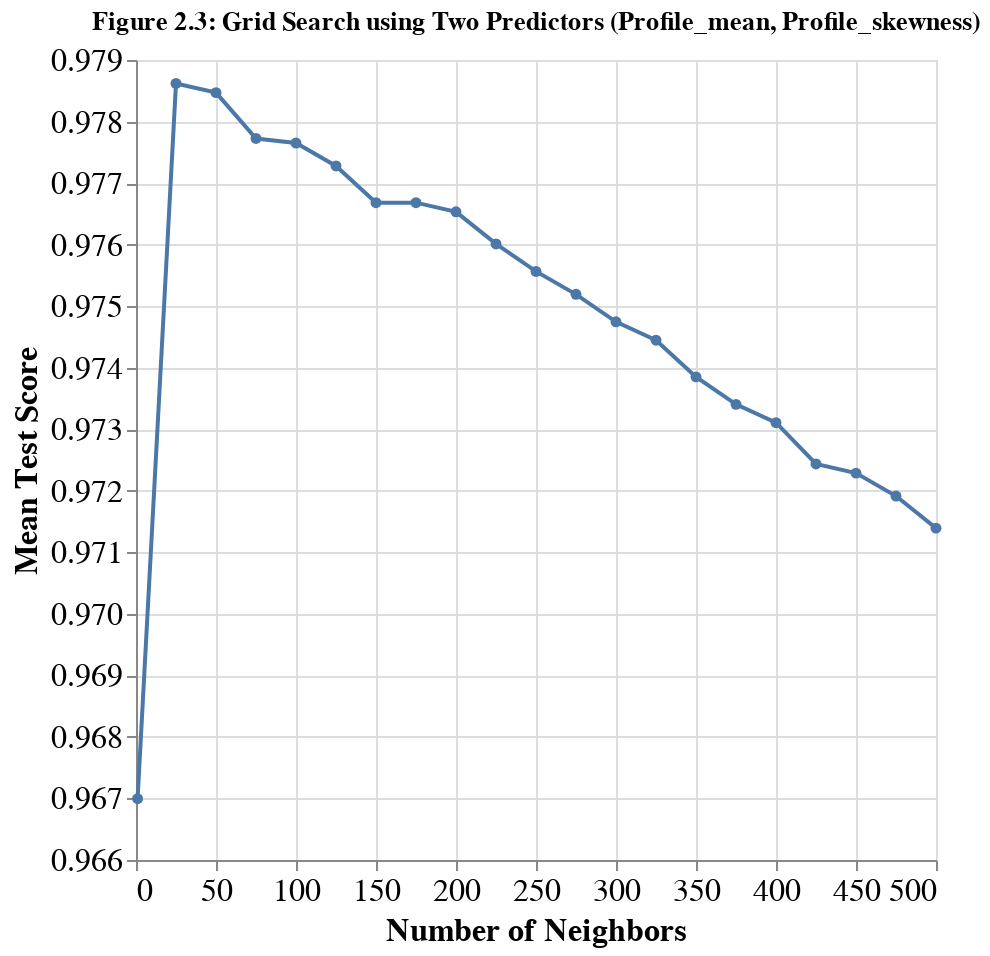

The notebook cell saved with this chart:
### Code cell
accuracies_mean_skewness_grid_plot = (
    alt.Chart(accuracies_mean_skewness_grid, title="Figure 2.3: Grid Search using Two Predictors (Profile_mean, Profile_skewness)")
    .mark_line(point=True)
    .encode(
        x=alt.X("param_kneighborsclassifier__n_neighbors", title="Number of Neighbors", scale=alt.Scale(zero=False),),
        y=alt.Y("mean_test_score", title="Mean Test Score", scale=alt.Scale(zero=False)),
    )
    .configure_axis(labelFontSize=16, titleFontSize=16)
    .properties(width=400, height=400)
)

display(accuracies_mean_skewness_grid.sort_values(by="rank_test_score")[["param_kneighborsclassifier__n_neighbors", "mean_test_score"]]
        .head().style.set_caption("Table 2.4: Top 5 k-values for Two Predictors (Profile_mean, Profile_skewness)"))
accuracies_mean_skewness_grid_plot

### Figure 1 — Vega-Lite specification as saved in the notebook (floating-point values rounded to 4 significant figures)
{"config": {"view": {"continuousWidth": 400, "continuousHeight": 300}, "axis": {"labelFontSize": 16, "titleFontSize": 16}}, "data": {"name": "data-7efb25dccaabf4a38e0334d548765975"}, "mark": {"type": "line", "point": true}, "encoding": {"x": {"field": "param_kneighborsclassifier__n_neighbors", "scale": {"zero": false}, "title": "Number of Neighbors", "type": "quantitative"}, "y": {"field": "mean_test_score", "scale": {"zero": false}, "title": "Mean Test Score", "type": "quantitative"}}, "height": 400, "title": "Figure 2.3: Grid Search using Two Predictors (Profile_mean, Profile_skewness)", "width": 400, "$schema": "https://vega.github.io/schema/vega-lite/v4.17.0.json", "datasets": {"data-7efb25dccaabf4a38e0334d548765975": [{"mean_fit_time": 0.0104, "std_fit_time": 0.0008029, "mean_score_time": 0.03085, "std_score_time": 0.0007149, "param_kneighborsclassifier__n_neighbors": 1, "params": {"kneighborsclassifier__n_neighbors": 1}, "split0_test_score": 0.9613, "split1_test_score": 0.9702, "split2_test_score": 0.9713, "split3_test_score": 0.9676, "split4_test_score": 0.9646, "mean_test_score": 0.967, "std_test_score": 0.003685, "rank_test_score": 21}, {"mean_fit_time": 0.01043, "std_fit_time": 0.000462, "mean_score_time": 0.03712, "std_score_time": 0.001352, "param_kneighborsclassifier__n_neighbors": 25, "params": {"kneighborsclassifier__n_neighbors": 25}, "split0_test_score": 0.9791, "split1_test_score": 0.9732, "split2_test_score": 0.984, "split3_test_score": 0.9788, "split4_test_score": 0.978, "mean_test_score": 0.9786, "std_test_score": 0.003435, "rank_test_score": 1}, {"mean_fit_time": 0.009798, "std_fit_time": 0.0003906, "mean_score_time": 0.04462, "std_score_time": 0.001012, "param_kneighborsclassifier__n_neighbors": 50, "params": {"kneighborsclassifier__n_neighbors": 50}, "split0_test_score": 0.9784, "split1_test_score": 0.9739, "split2_test_score": 0.9836, "split3_test_score": 0.9788, "split4_test_score": 0.9776, "mean_test_score": 0.9785, "std_test_score": 0.003093, "rank_test_score": 2}, {"mean_fit_time": 0.009795, "std_fit_time": 0.0003981, "mean_score_time": 0.05228, "std_score_time": 0.001404, "param_kneighborsclassifier__n_neighbors": 75, "params": {"kneighborsclassifier__n_neighbors": 75}, "split0_test_score": 0.9784, "split1_test_score": 0.9721, "split2_test_score": 0.9832, "split3_test_score": 0.9784, "split4_test_score": 0.9765, "mean_test_score": 0.9777, "std_test_score": 0.003599, "rank_test_score": 3}, {"mean_fit_time": 0.0094, "std_fit_time": 0.001023, "mean_score_time": 0.05962, "std_score_time": 0.001422, "param_kneighborsclassifier__n_neighbors": 100, "params": {"kneighborsclassifier__n_neighbors": 100}, "split0_test_score": 0.9791, "split1_test_score": 0.9717, "split2_test_score": 0.9825, "split3_test_score": 0.978, "split4_test_score": 0.9769, "mean_test_score": 0.9777, "std_test_score": 0.003518, "rank_test_score": 4}, {"mean_fit_time": 0.01002, "std_fit_time": 0.0008977, "mean_score_time": 0.06701, "std_score_time": 0.001131, "param_kneighborsclassifier__n_neighbors": 125, "params": {"kneighborsclassifier__n_neighbors": 125}, "split0_test_score": 0.9784, "split1_test_score": 0.9709, "split2_test_score": 0.9821, "split3_test_score": 0.9784, "split4_test_score": 0.9765, "mean_test_score": 0.9773, "std_test_score": 0.003649, "rank_test_score": 5}, {"mean_fit_time": 0.009999, "std_fit_time": 6.844e-07, "mean_score_time": 0.07336, "std_score_time": 0.000858, "param_kneighborsclassifier__n_neighbors": 150, "params": {"kneighborsclassifier__n_neighbors": 150}, "split0_test_score": 0.9773, "split1_test_score": 0.9702, "split2_test_score": 0.9818, "split3_test_score": 0.9776, "split4_test_score": 0.9765, "mean_test_score": 0.9767, "std_test_score": 0.003714, "rank_test_score": 6}, {"mean_fit_time": 0.009993, "std_fit_time": 0.0006292, "mean_score_time": 0.08332, "std_score_time": 0.001527, "param_kneighborsclassifier__n_neighbors": 175, "params": {"kneighborsclassifier__n_neighbors": 175}, "split0_test_score": 0.9777, "split1_test_score": 0.9702, "split2_test_score": 0.9818, "split3_test_score": 0.9773, "split4_test_score": 0.9765, "mean_test_score": 0.9767, "std_test_score": 0.003714, "rank_test_score": 7}, {"mean_fit_time": 0.01006, "std_fit_time": 0.0009542, "mean_score_time": 0.08803, "std_score_time": 0.002151, "param_kneighborsclassifier__n_neighbors": 200, "params": {"kneighborsclassifier__n_neighbors": 200}, "split0_test_score": 0.9773, "split1_test_score": 0.9706, "split2_test_score": 0.9814, "split3_test_score": 0.9773, "split4_test_score": 0.9762, "mean_test_score": 0.9765, "std_test_score": 0.00347, "rank_test_score": 8}, {"mean_fit_time": 0.009815, "std_fit_time": 0.0007255, "mean_score_time": 0.09971, "std_score_time": 0.001117, "param_kneighborsclassifier__n_neighbors": 225, "params": {"kneighborsclassifier__n_neighbors": 225}, "split0_test_score": 0.9758, "split1_test_score": 0.9702, "split2_test_score": 0.9814, "split3_test_score": 0.9765, "split4_test_score": 0.9762, "mean_test_score": 0.976, "std_test_score": 0.003545, "rank_test_score": 9}, {"mean_fit_time": 0.009998, "std_fit_time": 0.000639, "mean_score_time": 0.1043, "std_score_time": 0.0007339, "param_kneighborsclassifier__n_neighbors": 250, "params": {"kneighborsclassifier__n_neighbors": 250}, "split0_test_score": 0.975, "split1_test_score": 0.9698, "split2_test_score": 0.9806, "split3_test_score": 0.9762, "split4_test_score": 0.9762, "mean_test_score": 0.9756, "std_test_score": 0.00345, "rank_test_score": 10}, {"mean_fit_time": 0.009781, "std_fit_time": 0.0007109, "mean_score_time": 0.1148, "std_score_time": 0.002927, "param_kneighborsclassifier__n_neighbors": 275, "params": {"kneighborsclassifier__n_neighbors": 275}, "split0_test_score": 0.9743, "split1_test_score": 0.9698, "split2_test_score": 0.9803, "split3_test_score": 0.9758, "split4_test_score": 0.9758, "mean_test_score": 0.9752, "std_test_score": 0.003344, "rank_test_score": 11}, {"mean_fit_time": 0.009746, "std_fit_time": 0.0003944, "mean_score_time": 0.1223, "std_score_time": 0.001928, "param_kneighborsclassifier__n_neighbors": 300, "params": {"kneighborsclassifier__n_neighbors": 300}, "split0_test_score": 0.9739, "split1_test_score": 0.9695, "split2_test_score": 0.9799, "split3_test_score": 0.975, "split4_test_score": 0.9754, "mean_test_score": 0.9747, "std_test_score": 0.003334, "rank_test_score": 12}, {"mean_fit_time": 0.009402, "std_fit_time": 0.0004958, "mean_score_time": 0.1294, "std_score_time": 0.002635, "param_kneighborsclassifier__n_neighbors": 325, "params": {"kneighborsclassifier__n_neighbors": 325}, "split0_test_score": 0.9732, "split1_test_score": 0.9687, "split2_test_score": 0.9791, "split3_test_score": 0.9758, "split4_test_score": 0.9754, "mean_test_score": 0.9744, "std_test_score": 0.003441, "rank_test_score": 13}, {"mean_fit_time": 0.009717, "std_fit_time": 0.0005723, "mean_score_time": 0.1392, "std_score_time": 0.002602, "param_kneighborsclassifier__n_neighbors": 350, "params": {"kneighborsclassifier__n_neighbors": 350}, "split0_test_score": 0.9724, "split1_test_score": 0.968, "split2_test_score": 0.978, "split3_test_score": 0.9758, "split4_test_score": 0.975, "mean_test_score": 0.9739, "std_test_score": 0.003439, "rank_test_score": 14}, {"mean_fit_time": 0.01, "std_fit_time": 0.0006333, "mean_score_time": 0.1449, "std_score_time": 0.001944, "param_kneighborsclassifier__n_neighbors": 375, "params": {"kneighborsclassifier__n_neighbors": 375}, "split0_test_score": 0.9721, "split1_test_score": 0.9676, "split2_test_score": 0.9773, "split3_test_score": 0.9747, "split4_test_score": 0.9754, "mean_test_score": 0.9734, "std_test_score": 0.003351, "rank_test_score": 15}, {"mean_fit_time": 0.00957, "std_fit_time": 0.0005062, "mean_score_time": 0.1519, "std_score_time": 0.00212, "param_kneighborsclassifier__n_neighbors": 400, "params": {"kneighborsclassifier__n_neighbors": 400}, "split0_test_score": 0.9717, "split1_test_score": 0.9676, "split2_test_score": 0.9769, "split3_test_score": 0.9739, "split4_test_score": 0.9754, "mean_test_score": 0.9731, "std_test_score": 0.003248, "rank_test_score": 16}, {"mean_fit_time": 0.009806, "std_fit_time": 0.0003807, "mean_score_time": 0.1637, "std_score_time": 0.002006, "param_kneighborsclassifier__n_neighbors": 425, "params": {"kneighborsclassifier__n_neighbors": 425}, "split0_test_score": 0.9698, "split1_test_score": 0.9669, "split2_test_score": 0.9773, "split3_test_score": 0.9735, "split4_test_score": 0.9747, "mean_test_score": 0.9724, "std_test_score": 0.003678, "rank_test_score": 17}, {"mean_fit_time": 0.009791, "std_fit_time": 0.0003971, "mean_score_time": 0.176, "std_score_time": 0.002085, "param_kneighborsclassifier__n_neighbors": 450, "params": {"kneighborsclassifier__n_neighbors": 450}, "split0_test_score": 0.9691, "split1_test_score": 0.9665, "split2_test_score": 0.9773, "split3_test_score": 0.9739, "split4_test_score": 0.9747, "mean_test_score": 0.9723, "std_test_score": 0.00393, "rank_test_score": 18}, {"mean_fit_time": 0.009798, "std_fit_time": 0.0003931, "mean_score_time": 0.1803, "std_score_time": 0.003039, "param_kneighborsclassifier__n_neighbors": 475, "params": {"kneighborsclassifier__n_neighbors": 475}, "split0_test_score": 0.9695, "split1_test_score": 0.9661, "split2_test_score": 0.9773, "split3_test_score": 0.9732, "split4_test_score": 0.9735, "mean_test_score": 0.9719, "std_test_score": 0.003816, "rank_test_score": 19}, {"mean_fit_time": 0.00922, "std_fit_time": 0.001016, "mean_score_time": 0.1859, "std_score_time": 0.002997, "param_kneighborsclassifier__n_neighbors": 500, "params": {"kneighborsclassifier__n_neighbors": 500}, "split0_test_score": 0.9687, "split1_test_score": 0.9657, "split2_test_score": 0.9765, "split3_test_score": 0.9735, "split4_test_score": 0.9724, "mean_test_score": 0.9714, "std_test_score": 0.003777, "rank_test_score": 20}]}}
